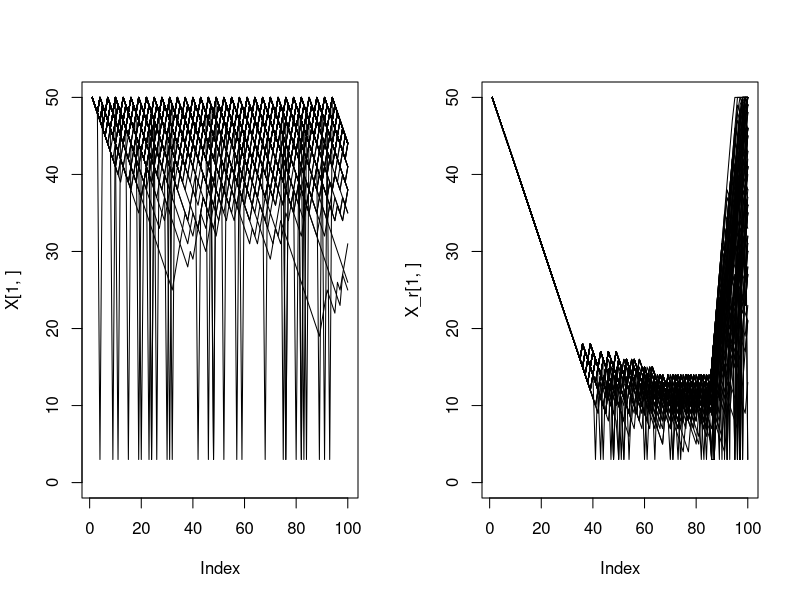
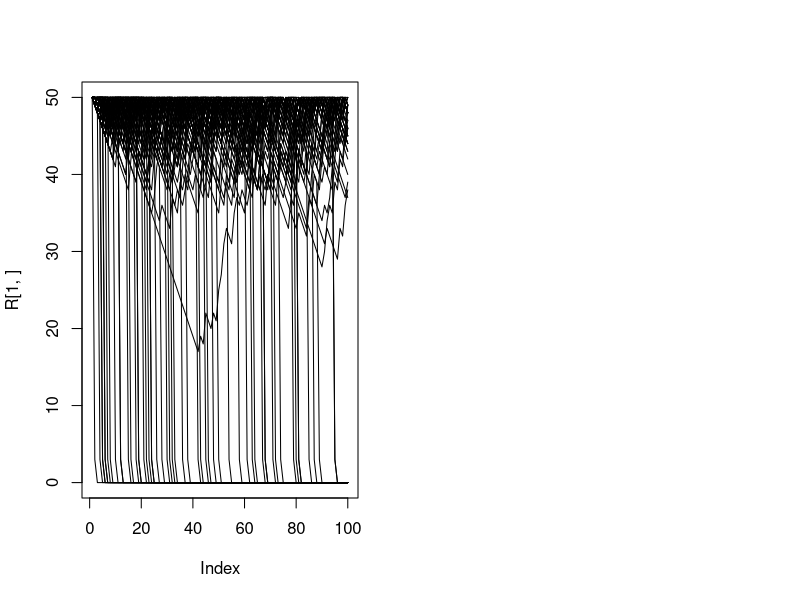

The R source for these figures, in order:
tmax <- 100;

xc <- 3;

xmax <- 50;

#cost
c = c(1,1,1);
p = c(0,3,5);
f = c(1,0.4,0.6);
d = c(0,0.004,0.02);
r = c(0.6, 0.6, 0.8);

np = length(c);

#Without per period fitness
S = matrix(0,xmax,tmax);
D = matrix(0,xmax,tmax);

#Per period fitness
W = matrix(0,xmax,tmax);
D_r = matrix(0,xmax,tmax);

#Maximizing reproduction alone
Q = matrix(0,xmax,tmax);
D_q = matrix(0,xmax,tmax);

#Random choices
R = matrix(0,xmax,tmax);

xbar <- 6.5;
for (x in 1:xmax) {
  if (x <= xc) {
    S[x,tmax] <- 0;
    W[x,tmax] <- 0;
    Q[x,tmax] <- 0;
    R[x,tmax] <- 0;
  } else {
    # S[x,tmax] <- 1;
    S[x,tmax] <- (x - xc)/(x-xc+xbar);
    W[x,tmax] <- (x - xc)/(x-xc+xbar); #max(r)
    Q[x,tmax] <- (x - xc)/(x-xc+xbar); #max(r)
    R[x,tmax] <- (x - xc)/(x-xc+xbar); #(1/3)*sum(r)
  }
}

#boundary condition function
bc <- function(xvalue) {
  if (xvalue <= xc) {
    xvalue <- xc;
  }
  if (xvalue > xmax) {
    xvalue <- xmax;
  }
  return(xvalue)
}


for (t in seq(tmax-1,1,-1)) {
  
  for (x in (xc+1):xmax) {
    
    value = numeric(np)
    value_r = numeric(np)
    value_q = numeric(np)
    value_R = numeric(np)
    
    for (i in 1:np) {
      
      # what is x if you find food?
      xp <- x - c[i] + p[i];
      
      # what is x if you don't find food?
      xpp <- x - c[i];
      
      xp <- bc(xp);
      
      xpp <- bc(xpp);
      
      value[i] <- (1-d[i])*f[i]*S[xp,t+1] + (1-d[i])*(1-f[i])*S[xpp,t+1];
      value_r[i] <- r[i] + (1-d[i])*f[i]*W[xp,t+1] + (1-d[i])*(1-f[i])*W[xpp,t+1];
      value_q[i] <- r[i] + (1-d[i])*f[i]*Q[xp,t+1] + (1-d[i])*(1-f[i])*Q[xpp,t+1];
      value_R[i] <- r[i] + (1-d[i])*f[i]*R[xp,t+1] + (1-d[i])*(1-f[i])*R[xpp,t+1];
      
    } # end i loop
    
    maxvalue <- max(value);
    maxvalue_r <- max(value_r)
   
    maxvalue_R <- mean(value_R);
    
    istar <- which(value == maxvalue);
    istar_r <- which(value_r == maxvalue_r);
    
    istar_q <- which(r == max(r));
    maxvalue_q <- value_q[istar_q];
    
    S[x,t] <- maxvalue;
    D[x,t] <- istar;
    
    W[x,t] <- maxvalue_r;
    D_r[x,t] <- istar_r;
    
    Q[x,t] <- maxvalue_q;
    D_q[x,t] <- istar_q;
    
    R[x,t] <- maxvalue_R;
    
  }
  
  
}







n = 100;
X = matrix(0,n,tmax);
X_r = matrix(0,n,tmax);
R = matrix(0,n,tmax);
#Initial state
X[,1] = xmax;
X_r[,1] = xmax;
offspring_r = matrix(0,n,tmax);

R[,1] = xmax;


for (t in 1:(tmax-1)) {
  for (i in 1:n) {
    
    state = X[i,t];
    
    #Only go through this if the individual is still alive
    if (state > xc) {
      #which activity do I choose?
      dec = D[state,t];
      
      

      #Do I die during this activity?
      d_draw = runif(1);
      
      #IF you survive, look for food
      if (d_draw > d[dec]) {
        
        #Do I find food during this activity?
        f_draw = runif(1);
        
        if (f_draw < f[dec]) {
          #Do find food
          newstate = state + p[dec] -c[dec];

        } else {
          #Don't find food
          newstate = state - c[dec];
          
        }
        #Apply boundary conditions
        newstate = bc(newstate);
        
      } else {
        newstate = xc;

      }
    
    }
    #update state for next time interval
    X[i,t+1] = newstate;

    state_r = X_r[i,t];

    if (state_r > xc) {
      
      dec_r = D_r[state_r,t];
      offspring_r[i,t] = W[state_r,t];
      
      #Do I die during this activity?
      d_draw = runif(1);

        #IF you survive, look for food
      if (d_draw > d[dec_r]) {
        
        #Do I find food during this activity?
        f_draw = runif(1);
        
        if (f_draw < f[dec_r]) {
          #Do find food
          newstate_r = state_r + p[dec_r] - c[dec_r];

        } else {
          #Don't find food
          newstate_r = state_r - c[dec_r];
          
        }
        
        #Apply boundary conditions
        newstate_r = bc(newstate_r);
        
      } else {
        newstate_r = xc;
      }
      
    }

    X_r[i,t+1] = newstate_r;

  }
}





par(mfrow=c(1,2))
plot(X[1,],type='l',ylim=c(0,xmax))
for (i in 2:n) {
  lines(X[i,])
}

plot(X_r[1,],type='l',ylim=c(0,xmax))
for (i in 2:n) {
  lines(X_r[i,])
}



n = 100;
R = matrix(0,n,tmax);
#Initial state
R[,1] = xmax;


for (t in 1:(tmax-1)) {
  for (i in 1:n) {
    
    state = R[i,t];
    
    #Only go through this if the individual is still alive
    if (state > xc) {
      
      #which activity do I choose?
      # dec = D[state,t];
      dec = sample(c(1,2,3),1);
      
      #Do I die during this activity?
      d_draw = runif(1);
      
      #IF you survive, look for food
      if (d_draw > d[dec]) {
        
        #Do I find food during this activity?
        f_draw = runif(1);
        
        if (f_draw < f[dec]) {
          #Do find food
          newstate = state + p[dec] -c[dec];
        } else {
          #Don't find food
          newstate = state - c[dec];
          
        }
        
        #Apply boundary conditions
        newstate = bc(newstate);
        
      } else {
        newstate = xc;
      }
      
      #update state for next time interval
      R[i,t+1] = newstate;
    }
  }
}

plot(R[1,],type='l',ylim=c(0,xmax))
for (i in 2:n) {
  lines(R[i,])
}

#How many survive in
#1) when accounting for the probability of survival
#2) when accounting for accumulative reproduction
#3) when accounting for Random Choices
sum(X[,tmax]>xc)
sum(X_r[,tmax]>xc)
sum(R[,tmax]>xc)


